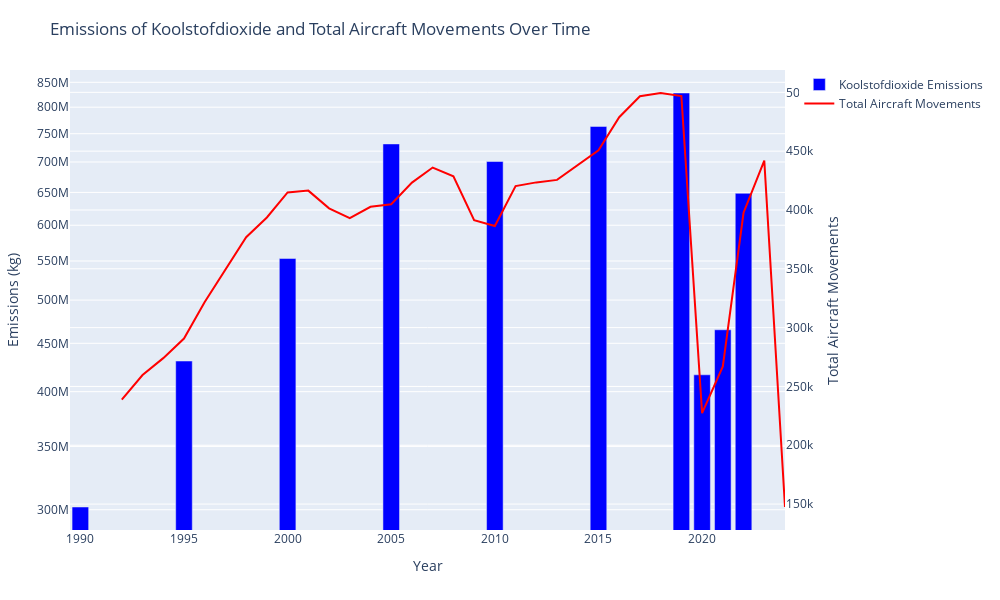

The notebook cell this image was saved under:
### Code cell
import pandas as pd
import plotly.graph_objects as go
import plotly.express as px

# Load the datasets
df_emission = pd.read_csv("Schiphol_Emissie_Cleaned.csv")
df_yearly = pd.read_csv("Yearly_Traffic_Data_Cleaned.csv")

# Preprocess the emission dataset
df_emission['EMISSIE (kg)'] = df_emission['EMISSIE (kg)'].str.replace(',', '.').astype(float)

# Filter the data for "Koolstofdioxide"
df_koolstofdioxide = df_emission[df_emission['STOFNAAM'] == 'Koolstofdioxide']

# Aggregate the data by year and substance
df_aggregated = df_koolstofdioxide.groupby(['EMISSIEJAAR', 'STOFNAAM']).sum().reset_index()

# Create the bar chart for Koolstofdioxide emissions
fig = go.Figure()

fig.add_trace(go.Bar(
    x=df_aggregated['EMISSIEJAAR'],
    y=df_aggregated['EMISSIE (kg)'],
    name='Koolstofdioxide Emissions',
    marker_color='blue'
))

# Add the line for total aircraft movements
fig.add_trace(go.Scatter(
    x=df_yearly['Year'],
    y=df_yearly['Air_Transport_Movements_Total'],
    mode='lines',
    name='Total Aircraft Movements',
    line=dict(color='red'),
    yaxis='y2'
))

# Update layout for the plot
fig.update_layout(
    title="Emissions of Koolstofdioxide and Total Aircraft Movements Over Time",
    xaxis_title="Year",
    yaxis_title="Emissions (kg)",
    yaxis_type="log",
    yaxis2=dict(
        title="Total Aircraft Movements",
        overlaying='y',
        side='right'
    ),
    height=600,
    width=1000,
    margin=dict(l=50, r=50, t=70, b=70),
    showlegend=True
)

# Show the plot
fig.show()

### Figure 1 — Plotly figure (JSON) as saved in the notebook; plotly's stock layout.template omitted (floating-point values rounded to 4 significant figures)
{"data": [{"marker": {"color": "blue"}, "name": "Koolstofdioxide Emissions", "type": "bar", "x": [1990, 1995, 2000, 2005, 2010, 2015, 2019, 2020, 2021, 2022], "y": [302000000.0, 431000000.0, 553400000.0, 731500000.0, 700800000.0, 763400000.0, 828200000.0, 416800000.0, 465100000.0, 648600000.0]}, {"line": {"color": "red"}, "mode": "lines", "name": "Total Aircraft Movements", "type": "scatter", "x": [1992, 1993, 1994, 1995, 1996, 1997, 1998, 1999, 2000, 2001, 2002, 2003, 2004, 2005, 2006, 2007, 2008, 2009, 2010, 2011, 2012, 2013, 2014, 2015, 2016, 2017, 2018, 2019, 2020, 2021, 2022, 2023, 2024], "y": [238812, 259675, 274064, 290690, 321780, 349476, 376810, 393606, 414928, 416462, 401385, 392997, 402738, 404819, 423275, 436090, 428652, 391369, 386388, 420349, 423453, 425584, 438296, 450679, 478863, 496740, 499444, 496826, 227304, 266967, 397646, 441969, 147517], "yaxis": "y2"}], "layout": {"height": 600, "margin": {"b": 70, "l": 50, "r": 50, "t": 70}, "showlegend": true, "title": {"text": "Emissions of Koolstofdioxide and Total Aircraft Movements Over Time"}, "width": 1000, "xaxis": {"autorange": true, "range": [1990.0, 2024], "title": {"text": "Year"}, "type": "linear"}, "yaxis": {"autorange": true, "range": [8.456, 8.942], "title": {"text": "Emissions (kg)"}, "type": "log"}, "yaxis2": {"autorange": true, "overlaying": "y", "range": [128000.0, 519000.0], "side": "right", "title": {"text": "Total Aircraft Movements"}, "type": "linear"}}}
